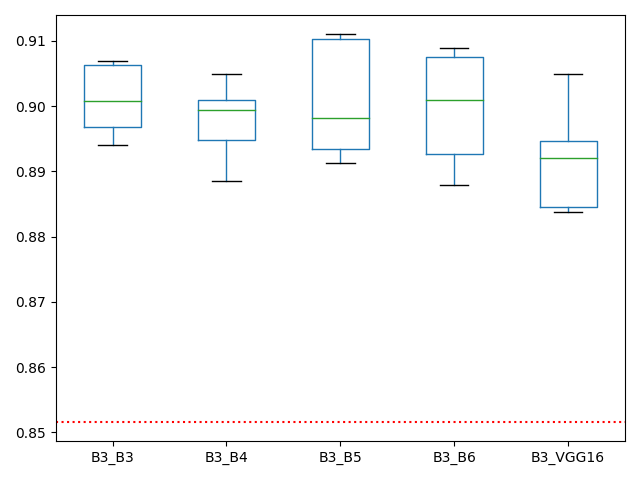
#> input picture processing/python/report/Box_Acc_DL_stack_B3.png, 640 x 480 px
$ python maxRGB.py
#> lines starting #> are read from the running program, lines starting #| are printed output that depends on the picture; after the words box and inside, x2 and y2 are one past the last pixel; in counts of white or black regions, pixels touching at a corner belong together
#> the answer given: ../../processing/python/report
#> the answer given: ../../processing/python/report
### pre_processing/python/tools_file.py
#!/usr/bin/env python
# -*- coding: utf-8 -*-

"""
This module provide several function to manipulate files and directories
"""

# os related (directory and file stuff)

from os import listdir, makedirs, rmdir, remove
from os.path import isfile, join, exists, splitext
from skimage import io
import skimage.transform as tr

__all__ = ["file_list", "create_directory", "file_list_ext", "rm_directory"]


def file_list(directory):
    """!@brief
        give list of files in a directory

        @param directory (str)
            directory where search files

        @return (list)
            list of files
    """
    onlyfiles = [f for f in listdir(directory)
                 if isfile(join(directory, f))]
    onlyfiles.sort()

    return onlyfiles


# [15 lines left out: function file_list_ext, not called in this run]


def create_directory(path):
    """!@brief
        create a_directory

        @param path (str)
            name of directory or complete path
    """
    if not exists(path):
        try:
            makedirs(path)
        except IOError:
            pass


# [51 lines left out: functions rm_directory, rescale_im, not called in this run]

# [2 lines that do not run on import are left out]

### pre_processing/python/maxRGB.py
#!/usr/bin/env python3
# -*- coding: utf-8 -*-
"""
Created on Tue Dec 15 09:25:44 2020

@author: port-mpalerme
"""

from tkinter.filedialog import askdirectory
from tools_file import file_list, create_directory
from os.path import join
import numpy as np
import cv2
from PIL import Image

__all__ = ["max_RGB", "max_rgb_filter", "change_color"]

def max_RGB (in_rgb_image):
    a_rgb_image = in_rgb_image.copy()
    result = np.zeros(a_rgb_image.shape)
    for i in range(a_rgb_image.shape[0]):
        for j in range(a_rgb_image.shape[1]):
            my_max = np.amax(a_rgb_image[i, j])
            max_index = np.where(a_rgb_image[i, j] == my_max)
            result[i, j, max_index] = 255
    return result


def max_rgb_filter(image):
	# split the image into its BGR components
	(B, G, R) = cv2.split(image)
	# find the maximum pixel intensity values for each
	# (x, y)-coordinate,, then set all pixel values less
	# than M to zero
	M = np.maximum(np.maximum(R, G), B)
	Rb = R.copy()
	Rb[Rb < M] = 0
	Rb[Rb >= M] = 1
	G = G * Rb
	R = R * Rb
	B = B * Rb

	# merge the channels back together and return the image
	return cv2.merge([B, G, R])


def change_color(in_path_im, out_path_im):


    im = Image.open(in_path_im)
#> im is the input picture: PIL image 640x480 RGBA; mean R, G, B, A 249.8, 250.2, 250.4, 255
    data = np.array(im)

    r1, g1, b1 = 0, 0, 0 # Original value
    r2, g2, b2 = 0, 0, 255 # Value that we want to replace it with

    red, green, blue = data[:,:,0], data[:,:,1], data[:,:,2]
    mask = (red == r1) & (green == g1) & (blue == b1)
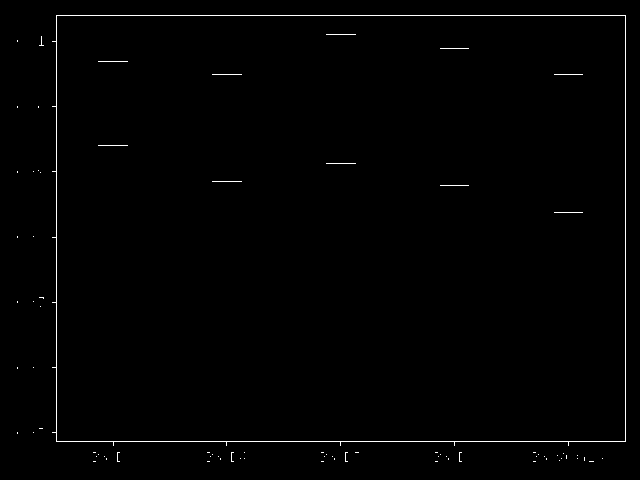
#> mask: shape (480, 640) bool; 0.82% white in thin lines or dots, all inside (x1, y1, x2, y2) = (17, 15, 626, 462)
    data[:,:,:3][mask] = [r2, g2, b2]
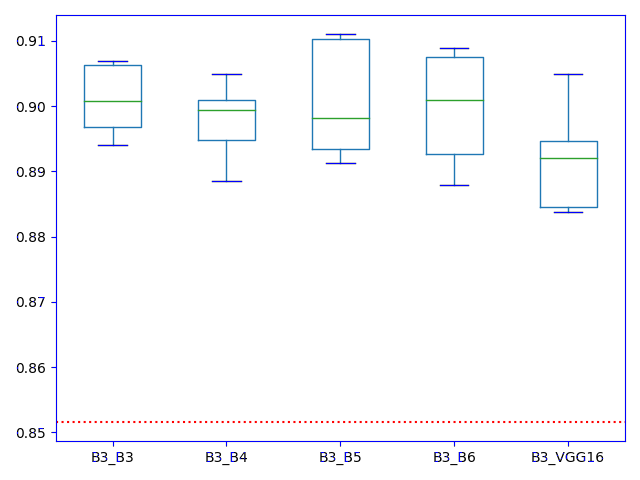
#> data: shape (480, 640, 4); 0.82% of pixels changed, all inside (x1, y1, x2, y2) = (17, 15, 626, 462)

    im = Image.fromarray(data)
    im.save(out_path_im)

if __name__ == "__main__":
    # take directory where are images
    dir_in = askdirectory(title="in")

    # take directory where save images
    dir_out = askdirectory(title="out")

    # Create out directory
    create_directory(dir_out)

    # take all images in directory
    my_files = file_list(dir_in)

    # delete background of each images
    for my_file in my_files:
        try:
            # read image
            #my_image = io.imread(join(dir_in, my_file))
            change_color(join(dir_in, my_file), join(dir_out, my_file))
            image = cv2.imread(join(dir_out, my_file))
        except IOError:
            print("plouf")
            continue

        image = max_rgb_filter(image)
#> in max_rgb_filter, `(B, G, R) = cv2.split(image)`:
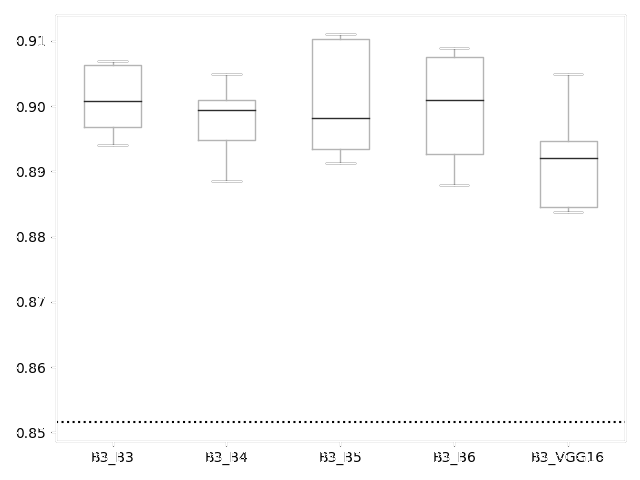
#> B: shape (480, 640); min 0, max 255, mean 252.5
#> in max_rgb_filter, `Rb[Rb < M] = 0`:
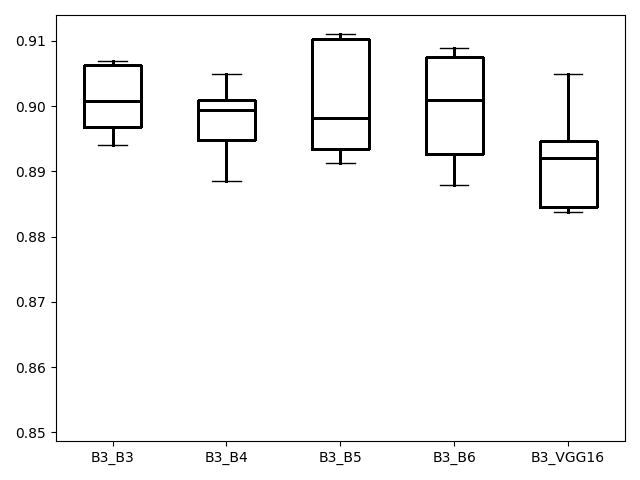
#> Rb: shape (480, 640); min 0, max 255, mean 247.1
#> in max_rgb_filter, `Rb[Rb >= M] = 1`:
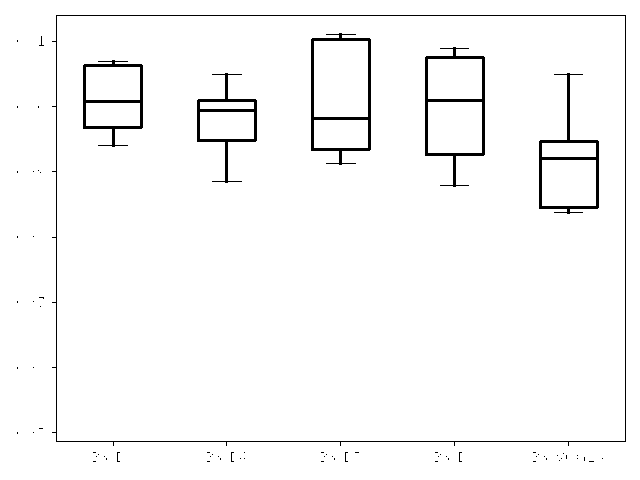
#> Rb: shape (480, 640); values 0 (black) and 1 (white), 97.4% white; 73 black regions (67 under 20 px), largest, box (x1, y1, x2, y2) and area: (52, 15, 626, 446) 2038, (311, 33, 371, 165) 1272, (425, 47, 485, 187) 1255, (539, 73, 599, 214) 1165, (197, 73, 257, 183) 996, (83, 60, 143, 147) 993
        cv2.imwrite(join(dir_out, my_file), image)
#> pass 2 of the loop `for my_file in my_files:`:
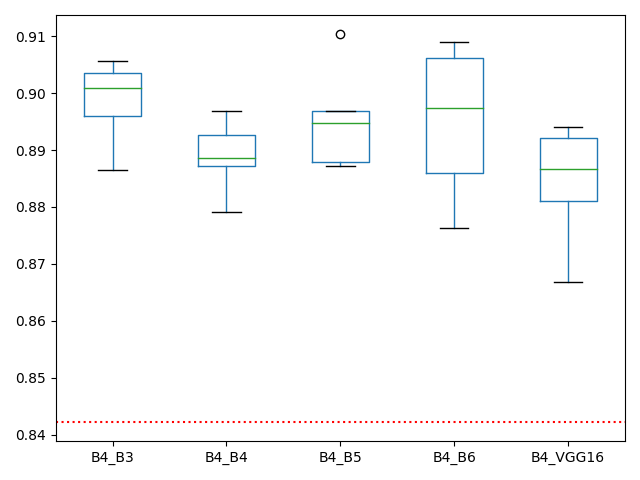
#> input picture processing/python/report/Box_Acc_DL_stack_B4.png, 640 x 480 px
#> in change_color, im is the input picture: PIL image 640x480 RGBA; mean R, G, B, A 249.7, 250.1, 250.3, 255
#> in change_color (call 2), `mask = (red == r1) & (green == g1) & (blue == b1)`:
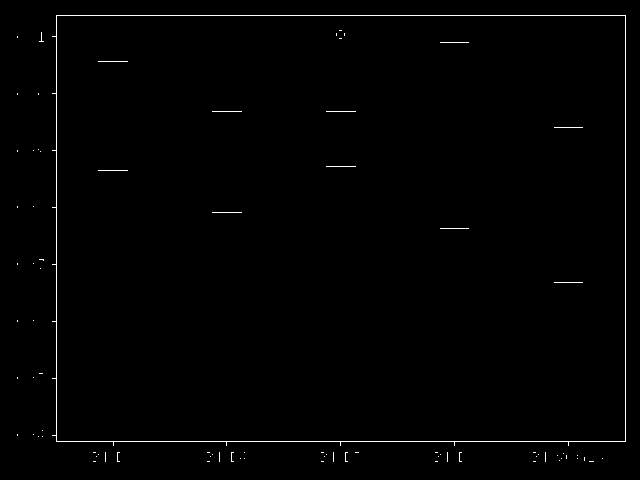
#> mask: shape (480, 640) bool; 0.84% white in thin lines or dots, all inside (x1, y1, x2, y2) = (17, 15, 626, 462)
#> in max_rgb_filter (call 2), `Rb[Rb >= M] = 1`:
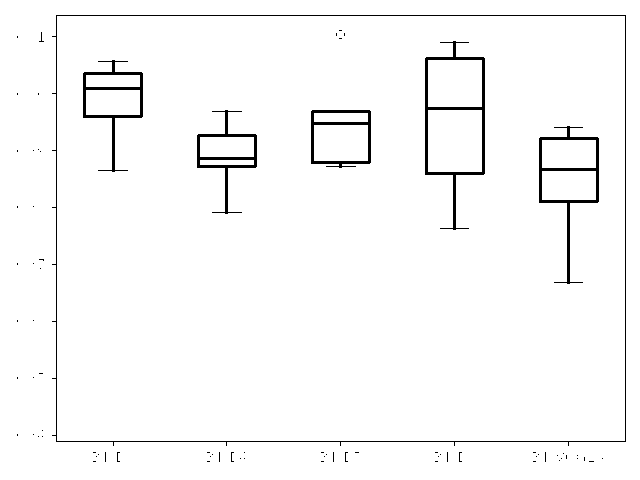
#> Rb: shape (480, 640); values 0 (black) and 1 (white), 97.5% white; 77 black regions (71 under 20 px), largest, box (x1, y1, x2, y2) and area: (52, 15, 626, 446) 2042, (425, 41, 485, 230) 1456, (539, 126, 599, 284) 1207, (83, 60, 143, 172) 1011, (197, 110, 257, 214) 951, (311, 110, 371, 168) 846
#> pass 3 of the loop `for my_file in my_files:`:
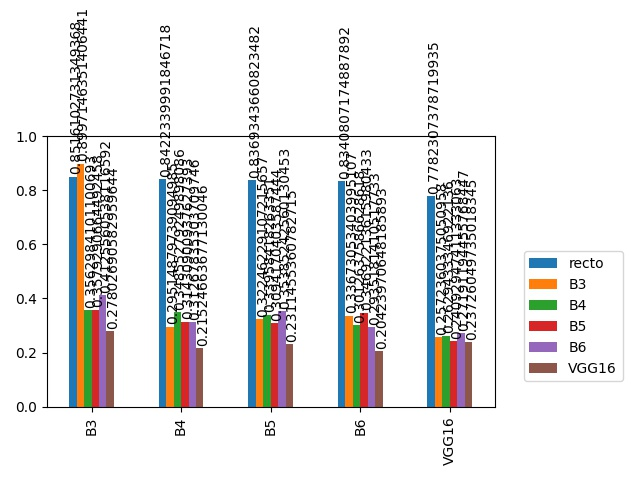
#> input picture processing/python/report/Compare_Acc_DL_mv.jpg, 640 x 480 px
#> in change_color, im is the input picture: PIL image 640x480 RGB; mean R, G, B 229.8, 229, 228.5
#> in change_color (call 3), `mask = (red == r1) & (green == g1) & (blue == b1)`:
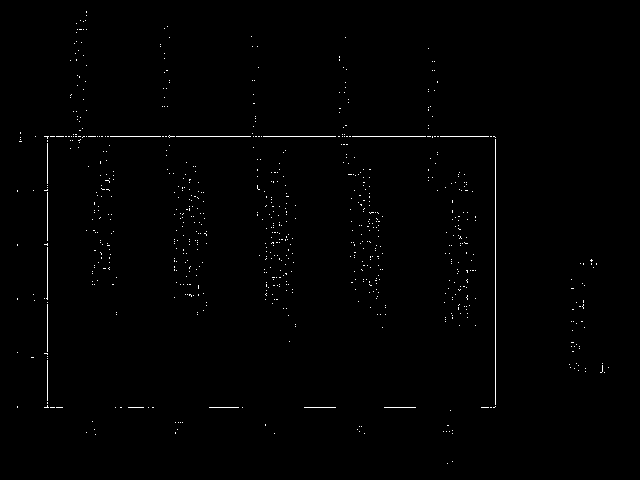
#> mask: shape (480, 640) bool; 0.65% white in thin lines or dots, all inside (x1, y1, x2, y2) = (17, 11, 609, 464)
#> data: shape (480, 640, 3)
#> in max_rgb_filter (call 3), `return cv2.merge([B, G, R])`:
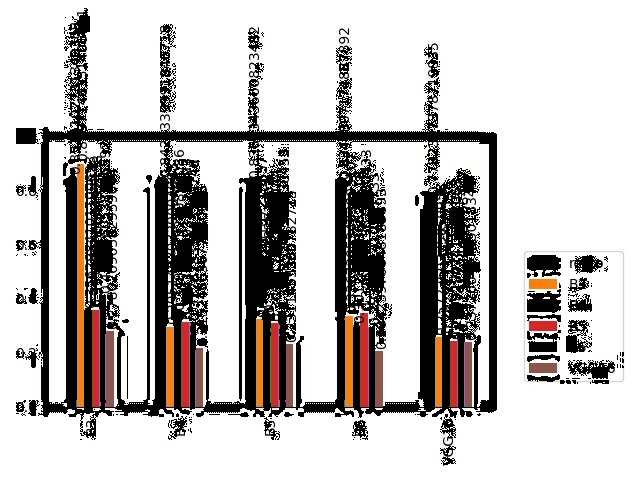
#> returned value: shape (480, 640, 3); mean of channels 0, 1, 2 188.6, 190.2, 194; drawn as B, G, R
#> the loop made 4 passes; the first 3 are shown
